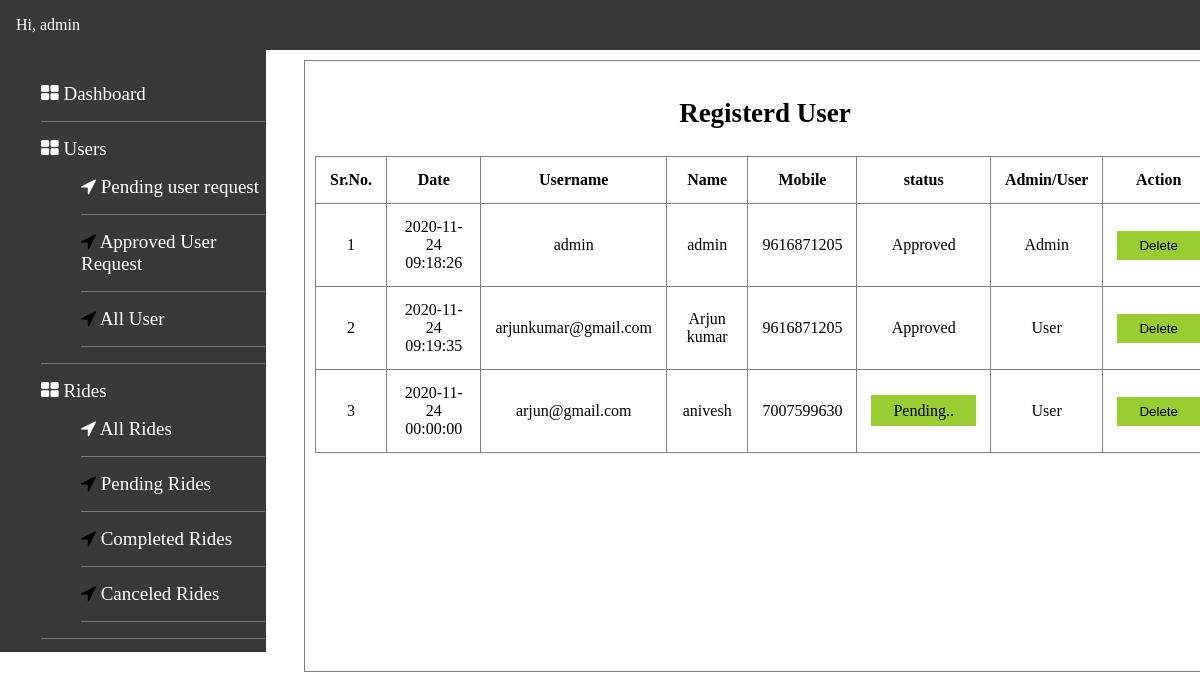
Page /admin/registerUser.php (signed in) on the committed database.
### tables this page shows
CREATE TABLE `tbl_user` (
  `user_id` int(11) NOT NULL,
  `user_name` varchar(255) NOT NULL,
  `name` varchar(100) NOT NULL,
  `dateofsignup` datetime NOT NULL,
  `mobile` varchar(15) NOT NULL,
  `isblock` int(11) NOT NULL DEFAULT 0,
  `password` varchar(100) NOT NULL,
  `is_admin` int(11) NOT NULL DEFAULT 0
);

### DbConnection.php (called while the page is built, shortened)
<?php
class DbConnection
{
    function __construct()
    {
        $this->conn = new mysqli('localhost', 'root', '', 'cedcoss');
    }
}
?>

### User.php (called while the page is built, shortened)
<?php
class User
{
    function fetchUser($conn)
    {
        $sql = "SELECT * FROM tbl_user";
        $res = mysqli_query($conn, $sql);
        while ($data = mysqli_fetch_assoc($res)) {
            $row[] = $data;
        }
        return $row;
    }
}
?>

### admin/registerUser.php (the view, shortened to what this page needs)
<?php
require '../DbConnection.php';
require 'config.php';
require '../User.php';
require 'header.php';
$User = new User();
$Dbconn = new DbConnection();
?>
<section>
    <div class="wrapper">
        <h3>Registerd User</h3>
        <table>
            <thead>
                <tr>
                    <th>Sr.No.</th>
                    <th>Date</th>
                    <th>Username</th>
                    <th>Name</th>
                    <th>Mobile</th>
                    <th>status</th>
                    <th>Admin/User</th>
                    <th>Action</th>
                </tr>
            </thead>
            <tbody>
            <?php
            $data = $User->fetchUser($Dbconn->conn);
            $sr = 1;
            foreach ($data as $row) {
                ?>
                    <tr>
                        <td><?php echo $sr++; ?></td>
                        <td><?php echo $row['dateofsignup']; ?></td>
                        <td><?php echo $row['user_name']; ?></td>
                        <td><?php echo $row['name']; ?></td>
                        <td><?php echo $row['mobile']; ?></td>
                        <td>
                        <?php if ($row['isblock'] == 1) { ?>
                            Approved
                        <?php } else { ?>
                            <a href="registerUser.php?type=status&operation=active&id=<?php echo $row['user_id']; ?>" class="active">
                            Pending..</a>
                        <?php } ?>
                        </td>
                        <td>
                            <?php
                            if ($row['is_admin'] == 1) {
                                echo "Admin";
                            } else {
                                echo "User";
                            }
                            ?>
                        </td>
                        <td>
                            <form action="registerUser.php" method="post">
                                <input type="submit" value="Delete" name="submit">
                            </form>
                        </td>
                    </tr>
                <?php
            }
            ?>
            </tbody>
        </table>
    </div>
</section>
<?php
    require 'footer.php';
?>

### admin/style.css (style rules this page uses)
body { margin: 0; padding: 0; }
section .wrapper { position: absolute; left: 304px; top: 60px; border: 1px solid gray; width: 75%; padding: 10px; height: 590px; overflow: auto; }
.wrapper table, td, th { border: 1px solid gray; padding: 14px !important; border-collapse: collapse; text-align: center; }
.wrapper table { width: 100%; }
.wrapper table, tr { padding: 10px; }
section .wrapper h3 { text-align: center; font-size: 27px; }
input[type="submit"], .active { padding: 7px 22px; border: none; background: yellowgreen; cursor: pointer; }
.active { color: black; text-decoration: none; }

### rows in the picture
tbl_user: dateofsignup "2020-11-24 09:18:26", user_name "admin", name "admin", mobile "9616871205", isblock "Approved", is_admin "Admin"
tbl_user: dateofsignup "2020-11-24 09:19:35", user_name "arjunkumar@gmail.com", name "Arjun kumar", mobile "9616871205", isblock "Approved", is_admin "User"
tbl_user: dateofsignup "2020-11-24 00:00:00", user_name "arjun@gmail.com", name "anivesh", mobile "7007599630", is_admin "User"

### other values in the picture
$_SESSION['name'] "admin"
